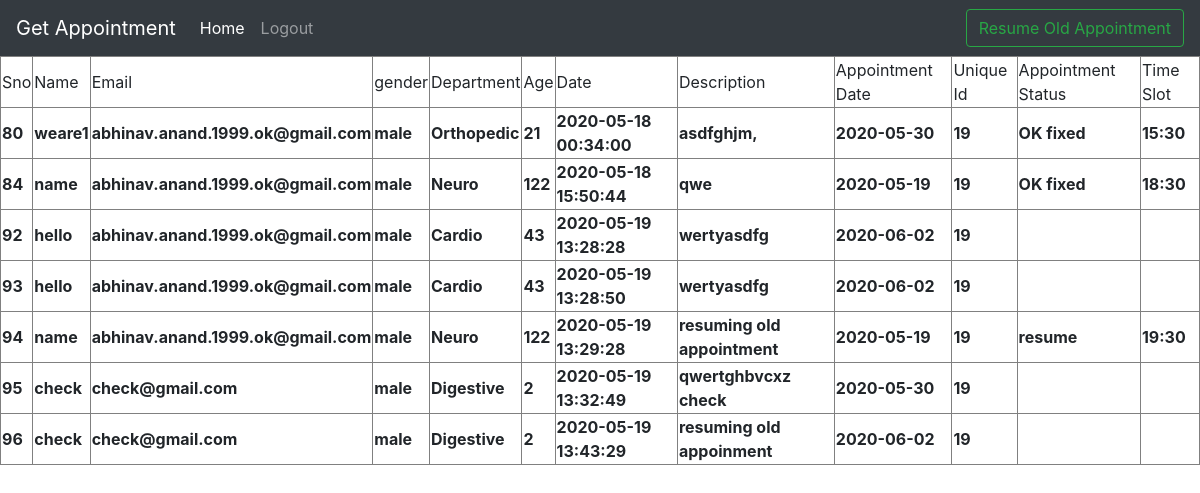
Screenshot of /medhist.php (signed in) with the database file from the repository.
### tables this page shows
CREATE TABLE `hospitalq` (
  `sno` int(11) NOT NULL,
  `name` varchar(50) NOT NULL,
  `email` varchar(50) NOT NULL,
  `gender` varchar(10) NOT NULL,
  `department` varchar(20) NOT NULL,
  `age` int(11) NOT NULL,
  `date` datetime NOT NULL DEFAULT current_timestamp(),
  `descr` varchar(200) NOT NULL,
  `user_id` int(11) NOT NULL,
  `appointment` date NOT NULL,
  `uniqueid` varchar(30) NOT NULL,
  `statusapp` varchar(30) NOT NULL,
  `time_slot` varchar(20) NOT NULL
);

### medhist.php (the view, shortened to what this page needs)
<!doctype html>
<html lang="en">
  <head>
    <link rel="stylesheet" href="https://stackpath.bootstrapcdn.com/bootstrap/4.4.1/css/bootstrap.min.css">
  </head>
  <body>
  <nav class="navbar navbar-expand-lg navbar-dark bg-dark">
  <a class="navbar-brand" href="#">Get Appointment</a>
  <div class="collapse navbar-collapse" id="navbarSupportedContent">
    <ul class="navbar-nav mr-auto">
      <li class="nav-item active">
        <a class="nav-link" href="http://localhost/login/welcome.php">Home <span class="sr-only">(current)</span></a>
      </li>
      <li class="nav-item">
        <a class="nav-link" href="http://localhost/login/logout.php">Logout</a>
      </li>
    </ul>
    <form class="form-inline my-2 my-lg-0" action="http://localhost/login/oldappoint.php">
       <button class="btn btn-outline-success my-2 my-sm-0" type="submit">Resume Old Appointment</button>
    </form>
  </div>
</nav>
<?php
require_once "config.php";
$user = $_SESSION['username'];
$quer = "SELECT * FROM users WHERE username='$user'";
$ros = mysqli_query($conn,$quer);
$getRow = mysqli_fetch_array($ros);
$id = $getRow["id"];
$query = "SELECT * FROM hospitalq WHERE user_id='$id'";
$rs = mysqli_query($conn,$query);
$getRowc = mysqli_num_rows($rs);
?>
<table border= "1">
    <tr>
        <td>Sno</td>
        <td>Name</td>
        <td>Email</td>
        <td>gender</td>
        <td>Department</td>
        <td>Age</td>
        <td>Date</td>
        <td>Description</td>
        <td>Appointment Date</td>
        <td>Unique Id</td>
        <td>Appointment Status</td>
        <td>Time Slot</td>
    </tr>
<?php
for ($i = 1; $i <= $getRowc; $i++){
    $row = mysqli_fetch_array($rs);
?>
    <tr>
    <th><?php echo $row['sno'] ?></th>
    <th><?php echo $row['name'] ?></th>
    <th><?php echo $row["email"] ?></th>
    <th><?php echo $row["gender"] ?></th>
    <th><?php echo $row["department"] ?></th>
    <th><?php echo $row["age"] ?></th>
    <th><?php echo $row["date"] ?></th>
    <th><?php echo $row["descr"] ?></th>
    <th><?php echo $row["appointment"] ?></th>
    <th><?php echo $row["uniqueid"] ?></th>
    <th><?php echo $row["statusapp"] ?></th>
    <th><?php echo $row["time_slot"] ?></th>
</tr>
<?php
}
?>
</table>
  </body>
</html>

### rows the page displays
hospitalq: sno "80", name "weare1", email "abhinav.anand.1999.ok@gmail.com", gender "male", department "Orthopedic", age "21", date "2020-05-18 00:34:00", descr "asdfghjm,", appointment "2020-05-30", uniqueid "19", statusapp "OK fixed", time_slot "15:30"
hospitalq: sno "84", name "name", email "abhinav.anand.1999.ok@gmail.com", gender "male", department "Neuro", age "122", date "2020-05-18 15:50:44", descr "qwe", appointment "2020-05-19", uniqueid "19", statusapp "OK fixed", time_slot "18:30"
hospitalq: sno "92", name "hello", email "abhinav.anand.1999.ok@gmail.com", gender "male", department "Cardio", age "43", date "2020-05-19 13:28:28", descr "wertyasdfg", appointment "2020-06-02", uniqueid "19"
hospitalq: sno "93", name "hello", email "abhinav.anand.1999.ok@gmail.com", gender "male", department "Cardio", age "43", date "2020-05-19 13:28:50", descr "wertyasdfg", appointment "2020-06-02", uniqueid "19"
hospitalq: sno "94", name "name", email "abhinav.anand.1999.ok@gmail.com", gender "male", department "Neuro", age "122", date "2020-05-19 13:29:28", descr "resuming old appointment", appointment "2020-05-19", uniqueid "19", statusapp "resume", time_slot "19:30"
hospitalq: sno "95", name "check", email "check@gmail.com", gender "male", department "Digestive", age "2", date "2020-05-19 13:32:49", descr "qwertghbvcxz check", appointment "2020-05-30", uniqueid "19"
hospitalq: sno "96", name "check", email "check@gmail.com", gender "male", department "Digestive", age "2", date "2020-05-19 13:43:29", descr "resuming old appoinment", appointment "2020-06-02", uniqueid "19"
